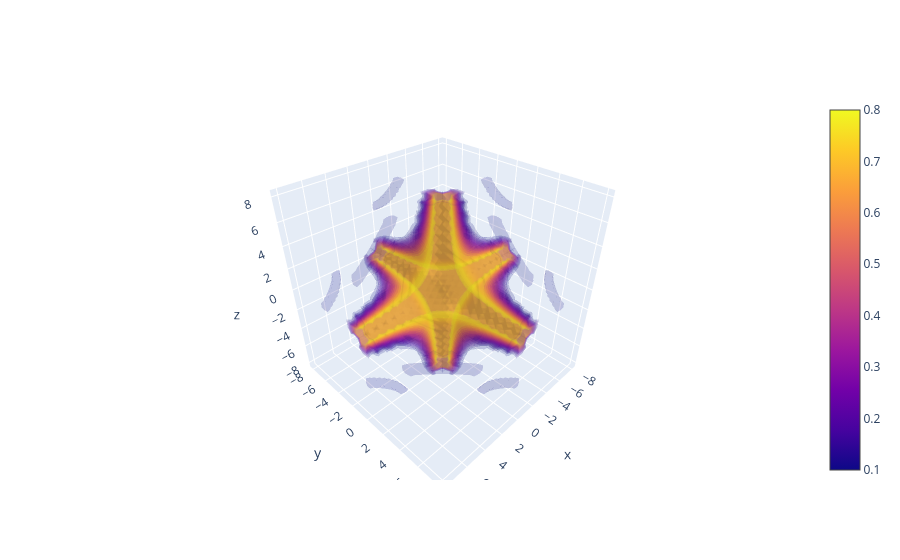

The cell this chart's notebook holds for it:
### Code cell
import plotly.graph_objects as go
import numpy as np
X, Y, Z = np.mgrid[-8:8:40j, -8:8:40j, -8:8:40j]
values = np.sin(X*Y*Z) / (X*Y*Z)

fig = go.Figure(data=go.Volume(
    x=X.flatten(),
    y=Y.flatten(),
    z=Z.flatten(),
    value=values.flatten(),
    isomin=0.1,
    isomax=0.8,
    opacity=0.1, # needs to be small to see through all surfaces
    surface_count=17, # needs to be a large number for good volume rendering
    ))
fig.show()

### Figure 1 — Plotly figure (JSON) as saved in the notebook; plotly's stock layout.template omitted (floating-point values rounded to 4 significant figures; data arrays with more than 128 entries replaced by an {"elided": "..."} marker saying what was removed)
{"data": [{"isomax": 0.8, "isomin": 0.1, "opacity": 0.1, "surface": {"count": 17}, "type": "volume", "value": {"elided": "64000 float values"}, "x": {"elided": "64000 float values"}, "y": {"elided": "64000 float values"}, "z": {"elided": "64000 float values"}}], "layout": {}}
